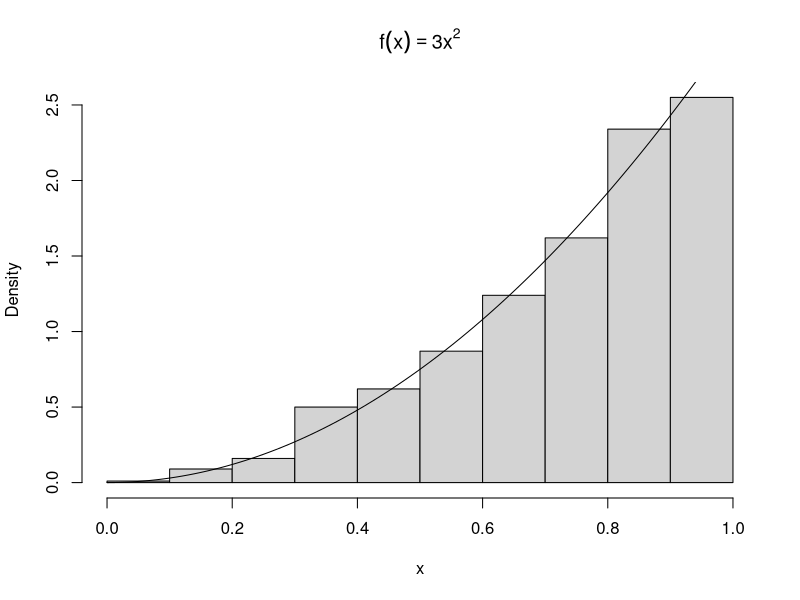

Write R code to recreate this figure.
#Histogram Example
#Simulate a random sample from the dist. with density fX(x) = 3x^ 2, 0 < x < 1. Here FX(x) = x^3
#for 0 < x < 1, and F−1sub X (u) = u^1/3, then
n <- 1000
u <- runif(n)
x <- u^(1/3)
hist(x, prob = TRUE, main = expression(f(x) == 3 * x^2)) #density histogram of sample
y <- seq(0, 1, 0.01)
lines(y, 3 * y^2) #density curve f(x)